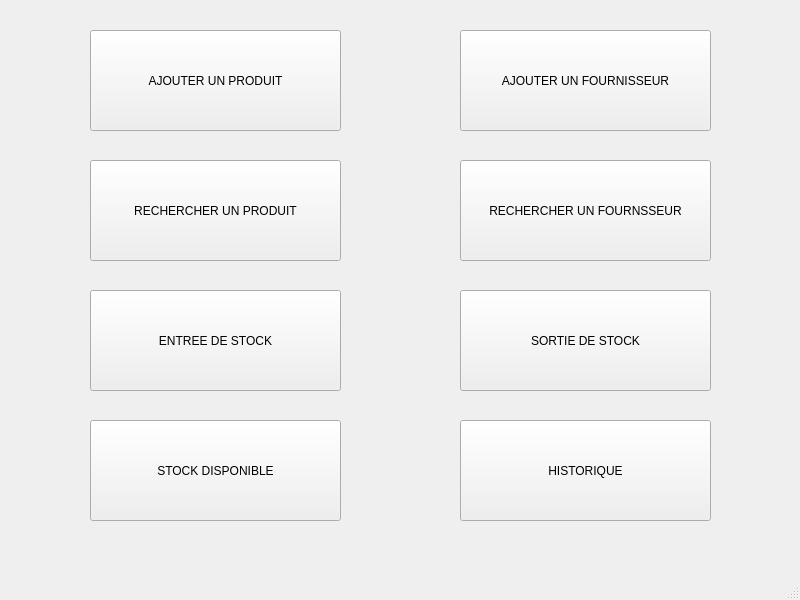
<?xml version="1.0" encoding="UTF-8"?>
<ui version="4.0">
 <class>MainWindow</class>
 <widget class="QMainWindow" name="MainWindow">
  <property name="geometry">
   <rect>
    <x>0</x>
    <y>0</y>
    <width>800</width>
    <height>600</height>
   </rect>
  </property>
  <property name="windowTitle">
   <string>My stock management application</string>
  </property>
  <widget class="QWidget" name="centralwidget">
   <widget class="QPushButton" name="pushButton">
    <property name="geometry">
     <rect>
      <x>460</x>
      <y>30</y>
      <width>251</width>
      <height>101</height>
     </rect>
    </property>
    <property name="text">
     <string>AJOUTER UN FOURNISSEUR</string>
    </property>
   </widget>
   <widget class="QPushButton" name="pushButton_2">
    <property name="geometry">
     <rect>
      <x>460</x>
      <y>290</y>
      <width>251</width>
      <height>101</height>
     </rect>
    </property>
    <property name="text">
     <string>SORTIE DE STOCK</string>
    </property>
   </widget>
   <widget class="QPushButton" name="pushButton_3">
    <property name="geometry">
     <rect>
      <x>460</x>
      <y>420</y>
      <width>251</width>
      <height>101</height>
     </rect>
    </property>
    <property name="text">
     <string>HISTORIQUE</string>
    </property>
   </widget>
   <widget class="QPushButton" name="pushButton_5">
    <property name="geometry">
     <rect>
      <x>90</x>
      <y>420</y>
      <width>251</width>
      <height>101</height>
     </rect>
    </property>
    <property name="text">
     <string>STOCK DISPONIBLE</string>
    </property>
   </widget>
   <widget class="QPushButton" name="pushButton_6">
    <property name="geometry">
     <rect>
      <x>90</x>
      <y>290</y>
      <width>251</width>
      <height>101</height>
     </rect>
    </property>
    <property name="text">
     <string>ENTREE DE STOCK</string>
    </property>
   </widget>
   <widget class="QPushButton" name="pushButton_7">
    <property name="geometry">
     <rect>
      <x>460</x>
      <y>160</y>
      <width>251</width>
      <height>101</height>
     </rect>
    </property>
    <property name="text">
     <string>RECHERCHER UN FOURNSSEUR</string>
    </property>
   </widget>
   <widget class="QPushButton" name="pushButton_8">
    <property name="geometry">
     <rect>
      <x>90</x>
      <y>160</y>
      <width>251</width>
      <height>101</height>
     </rect>
    </property>
    <property name="text">
     <string>RECHERCHER UN PRODUIT</string>
    </property>
   </widget>
   <widget class="QPushButton" name="pushButton_9">
    <property name="geometry">
     <rect>
      <x>90</x>
      <y>30</y>
      <width>251</width>
      <height>101</height>
     </rect>
    </property>
    <property name="text">
     <string>AJOUTER UN PRODUIT</string>
    </property>
   </widget>
  </widget>
  <widget class="QMenuBar" name="menubar">
   <property name="geometry">
    <rect>
     <x>0</x>
     <y>0</y>
     <width>800</width>
     <height>26</height>
    </rect>
   </property>
  </widget>
  <widget class="QStatusBar" name="statusbar"/>
  <action name="action">
   <property name="text">
    <string>  </string>
   </property>
  </action>
 </widget>
 <resources/>
 <connections/>
</ui>
